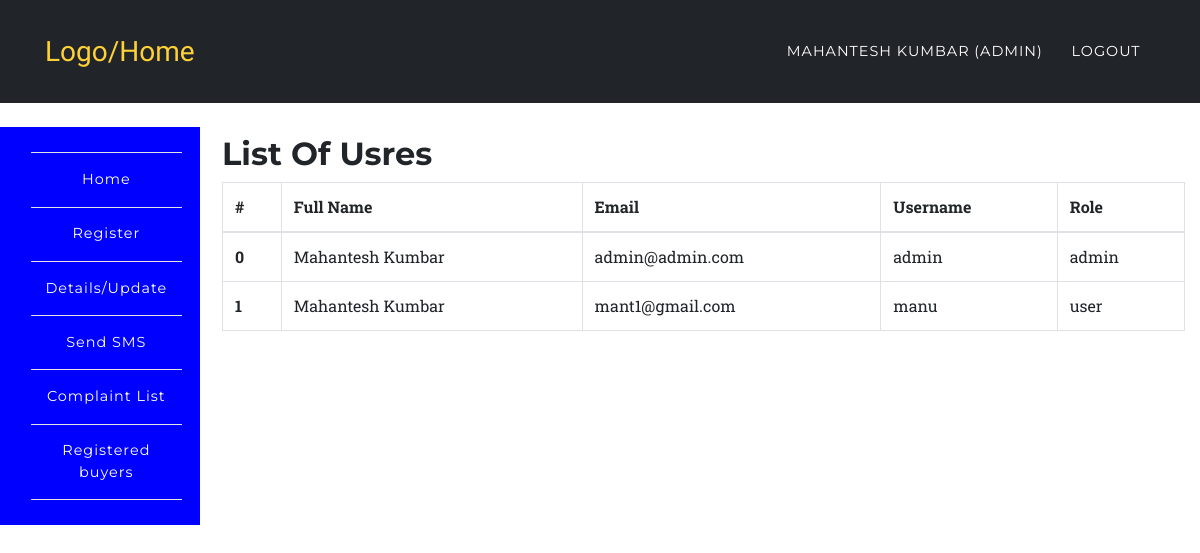
Screenshot of /app/users.php (signed in) with the database file from the repository.
### tables this page shows
CREATE TABLE `users` (
  `id` int(10) UNSIGNED NOT NULL,
  `fullname` varchar(191) NOT NULL,
  `mobile` varchar(191) NOT NULL,
  `username` varchar(191) NOT NULL,
  `email` varchar(191) NOT NULL,
  `password` varchar(191) NOT NULL,
  `created_at` timestamp NULL DEFAULT CURRENT_TIMESTAMP,
  `updated_at` timestamp NULL DEFAULT CURRENT_TIMESTAMP,
  `role` varchar(100) DEFAULT 'user',
  `status` int(1) NOT NULL DEFAULT '1'
);

### app/users.php (the view, shortened to what this page needs)
<?php
	require '../config/config.php';
		try {
			$stmt = $connect->prepare('SELECT * FROM users');
			$stmt->execute();
			$data = $stmt->fetchAll(PDO::FETCH_ASSOC);
		}
		catch(PDOException $e) {
			$errMsg = $e->getMessage();
		}
?>
<?php include '../include/header.php';?>
	<nav class="navbar navbar-expand-lg navbar-dark" style="background-color:#212529;" id="mainNav">
      <div class="container">
        <a class="navbar-brand js-scroll-trigger" href="../anuiindex.html">Logo/Home</a>
        <div class="collapse navbar-collapse" id="navbarResponsive">
          <ul class="navbar-nav text-uppercase ml-auto">
            <li class="nav-item">
              <a class="nav-link" href="login.php"><?php echo $_SESSION['fullname']; ?> <?php if($_SESSION['role'] == 'admin'){ echo "(Admin)"; } ?></a>
            </li>
            <li class="nav-item">
              <a href="../auth/login.php" class="nav-link">Logout</a>
            </li>
          </ul>
        </div>
      </div>
    </nav>
<?php include '../include/side-nav.php';?>
<section class="wrapper" style="margin-left:16%;margin-top: -11%;">
	<div class="container">
		<div class="row">
			<div class="col-12">
				<h2>List Of Usres</h2>
				<div class="table-responsive">
					<table class="table table-bordered">
					  <thead>
					    <tr>
					      <th>#</th>
					      <th>Full Name</th>
					      <th>Email</th>
					      <th>Username</th>
					      <th>Role</th>
					    </tr>
					  </thead>
					  <tbody>
					  	<?php
					  		foreach ($data as $key => $value) {
							   echo '<tr>';
							      echo '<th scope="row">'.$key.'</th>';
							      echo '<td>'.$value['fullname'].'</td>';
							      echo '<td>'.$value['email'].'</td>';
							      echo '<td>'.$value['username'].'</td>';
							      echo '<td>'.$value['role'].'</td>';
							   echo '</tr>';
					  		}
					  	?>
					  </tbody>
					</table>
				</div>
			</div>
		</div>
	</div>
</section>
<?php include '../include/footer.php';?>

### include/header.php (shortened to what this page needs)
<!DOCTYPE html>
<html lang="en">
  <head>
    <link href="../assets/plugins/bootstrap/css/bootstrap.min.css" rel="stylesheet">
    <link href="../assets/plugins/font-awesome/css/font-awesome.min.css" rel="stylesheet" type="text/css">
    <link href="../assets/css/rent.css" rel="stylesheet">
    <link href="../assets/css/style.css" rel="stylesheet">
  </head>
  <body id="page-top">

### include/side-nav.php (shortened to what this page needs)
<br>
	<nav class="navbar navbar-expand-sm navbar-default sidebar" style="background-color:blue;" id="mainNav">
      <div class="container">
        <div class="collapse navbar-collapse" id="navbarResponsive1">
          <ul class="navbar-nav text-center" style="    flex-direction: column;">
            <li class="nav-item">
              <a class="nav-link" href="../auth/dashboard.php">Home</a>
            </li>
            <li class="nav-item">
            	<?php if($_SESSION['role'] == 'admin' || $_SESSION['role'] == 'user'){
	        		echo '<a href="../app/register.php" class="nav-link">Register</a>';
	      	 	} ?>
            </li>
            <li class="nav-item">
	        	<a href="../app/list.php" class="nav-link">Details/Update</a>
            </li>
            <li class="nav-item">
              <?php if($_SESSION['role'] == 'admin'){
                echo '<a href="../app/sms.php" class="nav-link">Send SMS</a>';
              } ?>
            </li>
            <li class="nav-item">
              <?php if($_SESSION['role'] == 'admin'){
                echo '<a href="../app/cmplist.php" class="nav-link">Complaint List</a>';
              } ?>
            </li>
 <li class="nav-item">
              <?php if($_SESSION['role'] == 'admin'){
                echo '<a href="../login.php" class="nav-link">Registered buyers</a>';
              } ?>
            </li>
          </ul>
        </div>
      </div>
    </nav>

### include/footer.php (shortened to what this page needs)
  </body>
</html>

### assets/css/rent.css (style rules this page uses)
body { overflow-x: hidden; font-family: 'Roboto Slab', 'Helvetica Neue', Helvetica, Arial, sans-serif; }
a { color: #fed136; }
h1, h2, h3, h4, h5, h6 { font-weight: 700; font-family: 'Montserrat', 'Helvetica Neue', Helvetica, Arial, sans-serif; }
section { padding: 100px 0; }
@media (min-width: 768px) { section { padding: 140px 0; } }
#mainNav { background-color: #212529; }
#mainNav .navbar-brand { color: #fed136; font-family: 'Kaushan Script', 'Helvetica Neue', Helvetica, Arial, cursive; }
#mainNav .navbar-nav .nav-item .nav-link { font-size: 90%; font-weight: 400; padding: 0.75em 0; letter-spacing: 1px; color: white; font-family: 'Montserrat', 'Helvetica Neue', Helvetica, Arial, sans-serif; }
@media (min-width: 992px) { #mainNav { padding-top: 25px; padding-bottom: 25px; -webkit-transition: padding-top 0.3s, padding-bottom 0.3s; -moz-transition: padding-top 0.3s, padding-bottom 0.3s; transition: padding-top 0.3s, padding-bottom 0.3s; border: none; background-color: transparent; } }
@media (min-width: 992px) { #mainNav .navbar-brand { font-size: 1.75em; -webkit-transition: all 0.3s; -moz-transition: all 0.3s; transition: all 0.3s; } }
@media (min-width: 992px) { #mainNav .navbar-nav .nav-item .nav-link { padding: 1.1em 1em !important; } }

### assets/css/style.css (style rules this page uses)
.navbar { border-radius: 0px; }
nav.sidebar, .main { -webkit-transition: margin 200ms ease-out; -moz-transition: margin 200ms ease-out; -o-transition: margin 200ms ease-out; transition: margin 200ms ease-out; }
@media (min-width: 765px) { nav.sidebar .navbar-nav > li:first-child { border-top: 1px #e5e5e5 solid; } }
@media (min-width: 765px) { nav.sidebar .navbar-nav > li { border-bottom: 1px #e5e5e5 solid; } }
@media (min-width: 765px) { nav.sidebar .navbar-collapse, nav.sidebar .container-fluid { padding: 0 0px 0 0px; } }
@media (min-width: 765px) { nav.sidebar { width: 200px; height: 100%; //margin-left: -160px; float: left; margin-bottom: 0px; } }
@media (min-width: 765px) { nav.sidebar li { width: 100%; } }
section { padding-left: 15px; }

### rows the page displays
users: key "0", fullname "Mahantesh Kumbar", email "admin@admin.com", username "admin", role "admin"
users: key "1", fullname "Mahantesh Kumbar", email "mant1@gmail.com", username "manu", role "user"

### other values shown
$_SESSION['fullname'] "MAHANTESH KUMBAR"
